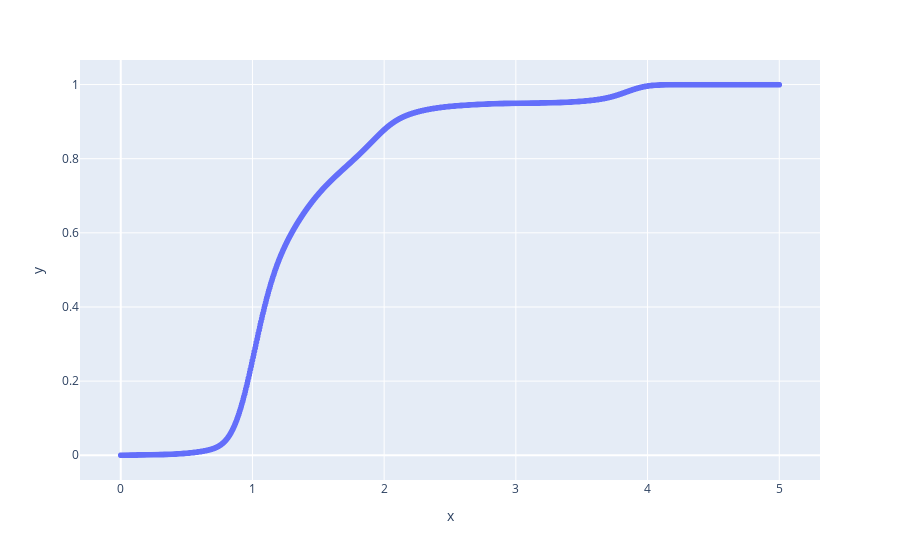

Here is the notebook cell this chart was saved with:
### Code cell
px.scatter(x = xpts, y = ycdf)

### Figure 1 — Plotly figure (JSON) as saved in the notebook; plotly's stock layout.template omitted (floating-point values rounded to 4 significant figures; data arrays with more than 128 entries replaced by an {"elided": "..."} marker saying what was removed)
{"data": [{"hovertemplate": "x=%{x}<br>y=%{y}<extra></extra>", "legendgroup": "", "marker": {"color": "#636efa", "symbol": "circle"}, "mode": "markers", "name": "", "showlegend": false, "type": "scattergl", "x": {"elided": "1001 float values"}, "xaxis": "x", "y": {"elided": "1001 float values"}, "yaxis": "y"}], "layout": {"legend": {"tracegroupgap": 0}, "margin": {"t": 60}, "xaxis": {"anchor": "y", "domain": [0, 1], "title": {"text": "x"}}, "yaxis": {"anchor": "x", "domain": [0, 1], "title": {"text": "y"}}}}
